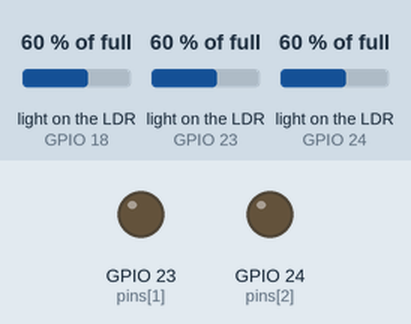
The program below on a simulated Raspberry Pi (BCM pin numbers). Parts: output pins drawn as LEDs (lit = HIGH). The test bench sets the inputs (shaded band); at power-on: light on the LDR (sensors on GPIO 18, GPIO 23, GPIO 24) 60 % of full. The capacitor on the light-sensor pin charges in 0.2 + 60·(1 − level)² ms; pins used as bus, display or sensor lines are not drawn.

Above: at 0.1 s.
At 1.6 s:
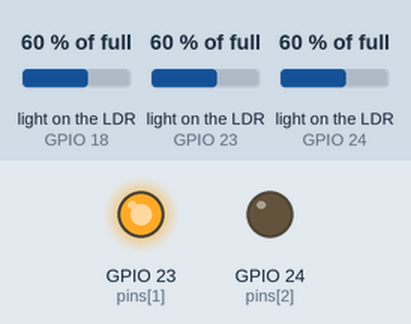
At 2.6 s:
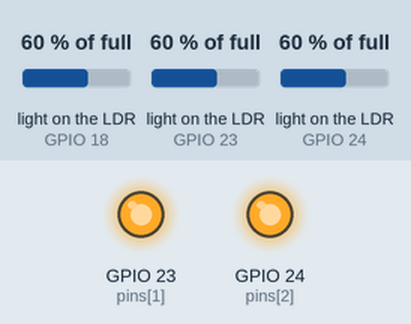
At 4.1 s:
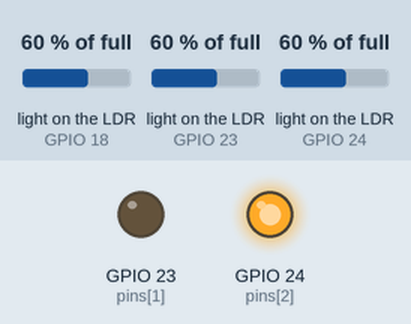
Timing chart, 0 to 9.5 s (numbered marks = the images above):
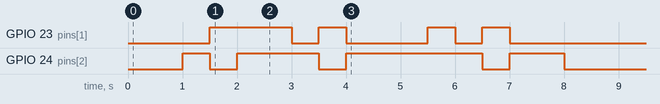

The program:

charlieplexing.py
```python
import RPi.GPIO as GPIO
import time;
pins = [18, 23, 24]
pin_led_status = [
    [1, 0, -1],  # A
    [0, 1, -1],  # B
    [-1, 1, 0],  # C
    [-1, 0, 1],  # D
    [1, -1, 0],  # E
    [0, -1, 1],  # F
]

GPIO.setmode(GPIO.BCM)


def set_pin(pin_index, pin_state):
    if pin_state == -1:
        GPIO.setup(pins[pin_index], GPIO.IN)
    else:
        GPIO.setup(pins[pin_index], GPIO.OUT)
        GPIO.output(pins[pin_index], pin_state)


def light_led(led_number):
    for pin_index, pin_state in enumerate(pin_led_status[led_number]):
        set_pin(pin_index, pin_state)


set_pin(0, -1)
set_pin(1, -1)
set_pin(2, -1)


round_times = [0, 0, 3, 2, 5, 1, 3, 2, 3, 3, 3, 1, 3, 2, 3, 5, 2, 2];

while True:
    for t in round_times:
        light_led(t)
        time.sleep(0.5)
```

Measured:
- by itself, GPIO 23 (pins[1]): LOW → HIGH at 1.5 s, → LOW 1.5 s later, → HIGH 0.50 s later, → LOW 0.50 s later, … (8 changes in this stretch)
- by itself, GPIO 24 (pins[2]): LOW → HIGH at 1.0 s, → LOW 0.50 s later, → HIGH 0.50 s later, → LOW 1.5 s later, … (8 changes in this stretch)
